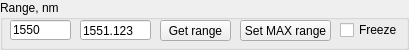
         <widget class="QGroupBox" name="groupBox_9">
          <property name="sizePolicy">
           <sizepolicy hsizetype="Ignored" vsizetype="Preferred">
            <horstretch>0</horstretch>
            <verstretch>0</verstretch>
           </sizepolicy>
          </property>
          <property name="minimumSize">
           <size>
            <width>260</width>
            <height>50</height>
           </size>
          </property>
          <property name="maximumSize">
           <size>
            <width>10000000</width>
            <height>50</height>
           </size>
          </property>
          <property name="title">
           <string>Range, nm</string>
          </property>
          <widget class="QLineEdit" name="lineEdit_StartWavelength">
           <property name="geometry">
            <rect>
             <x>10</x>
             <y>20</y>
             <width>61</width>
             <height>20</height>
            </rect>
           </property>
           <property name="text">
            <string>1550</string>
           </property>
           <property name="maxLength">
            <number>8</number>
           </property>
          </widget>
          <widget class="QLineEdit" name="lineEdit_StopWavelength">
           <property name="geometry">
            <rect>
             <x>80</x>
             <y>20</y>
             <width>71</width>
             <height>20</height>
            </rect>
           </property>
           <property name="text">
            <string>1551.123</string>
           </property>
           <property name="maxLength">
            <number>8</number>
           </property>
           <property name="alignment">
            <set>Qt::AlignBottom|Qt::AlignLeading|Qt::AlignLeft</set>
           </property>
          </widget>
          <widget class="QPushButton" name="pushButton_getRange">
           <property name="geometry">
            <rect>
             <x>160</x>
             <y>20</y>
             <width>71</width>
             <height>21</height>
            </rect>
           </property>
           <property name="text">
            <string>Get range</string>
           </property>
          </widget>
          <widget class="QCheckBox" name="checkBox_FreezeSpectrum">
           <property name="geometry">
            <rect>
             <x>340</x>
             <y>20</y>
             <width>60</width>
             <height>20</height>
            </rect>
           </property>
           <property name="text">
            <string>Freeze</string>
           </property>
          </widget>
          <widget class="QPushButton" name="pushButton_set_max_OSA_range">
           <property name="geometry">
            <rect>
             <x>240</x>
             <y>20</y>
             <width>91</width>
             <height>21</height>
            </rect>
           </property>
           <property name="text">
            <string>Set MAX range</string>
           </property>
          </widget>
         </widget>
